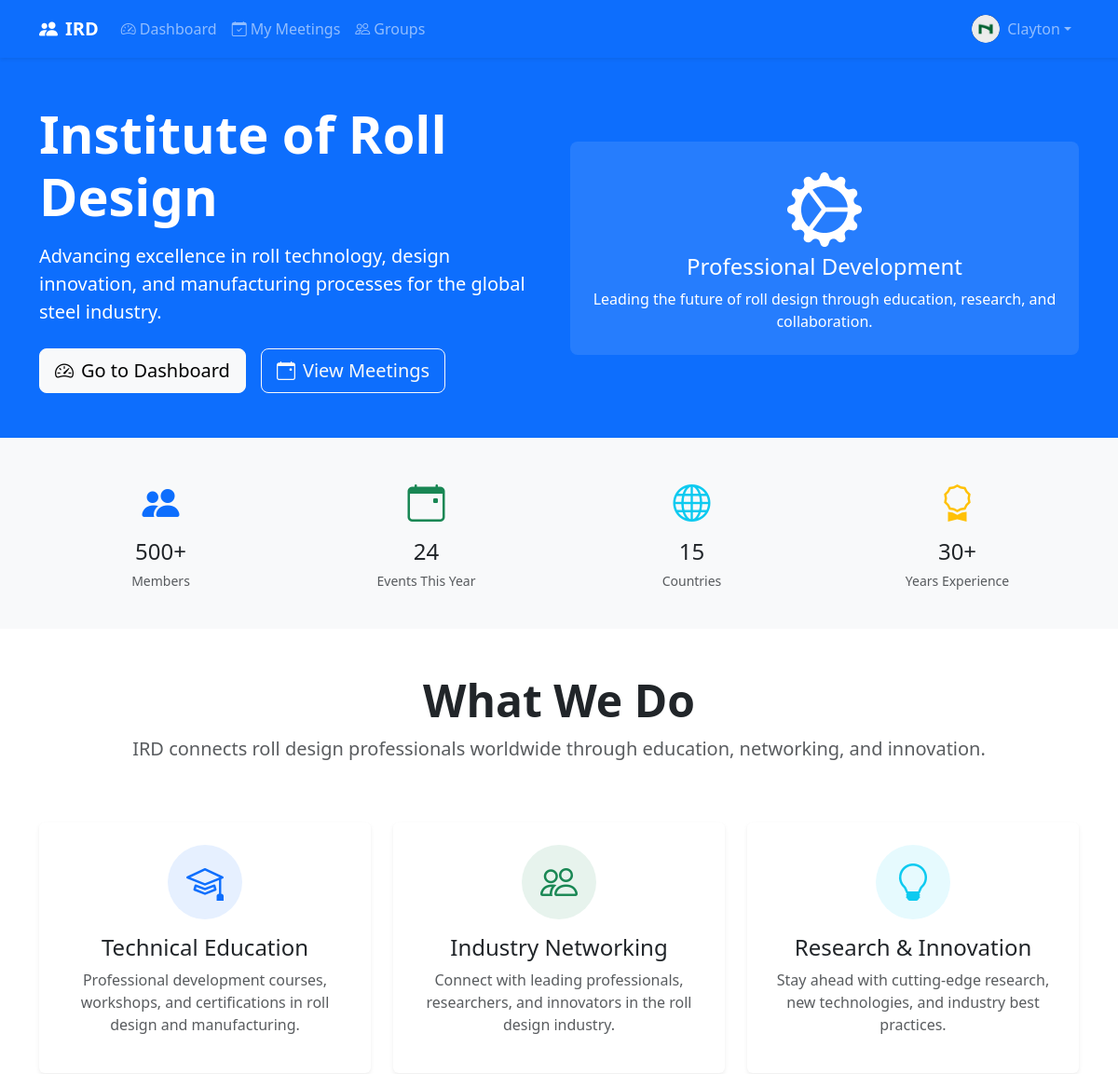
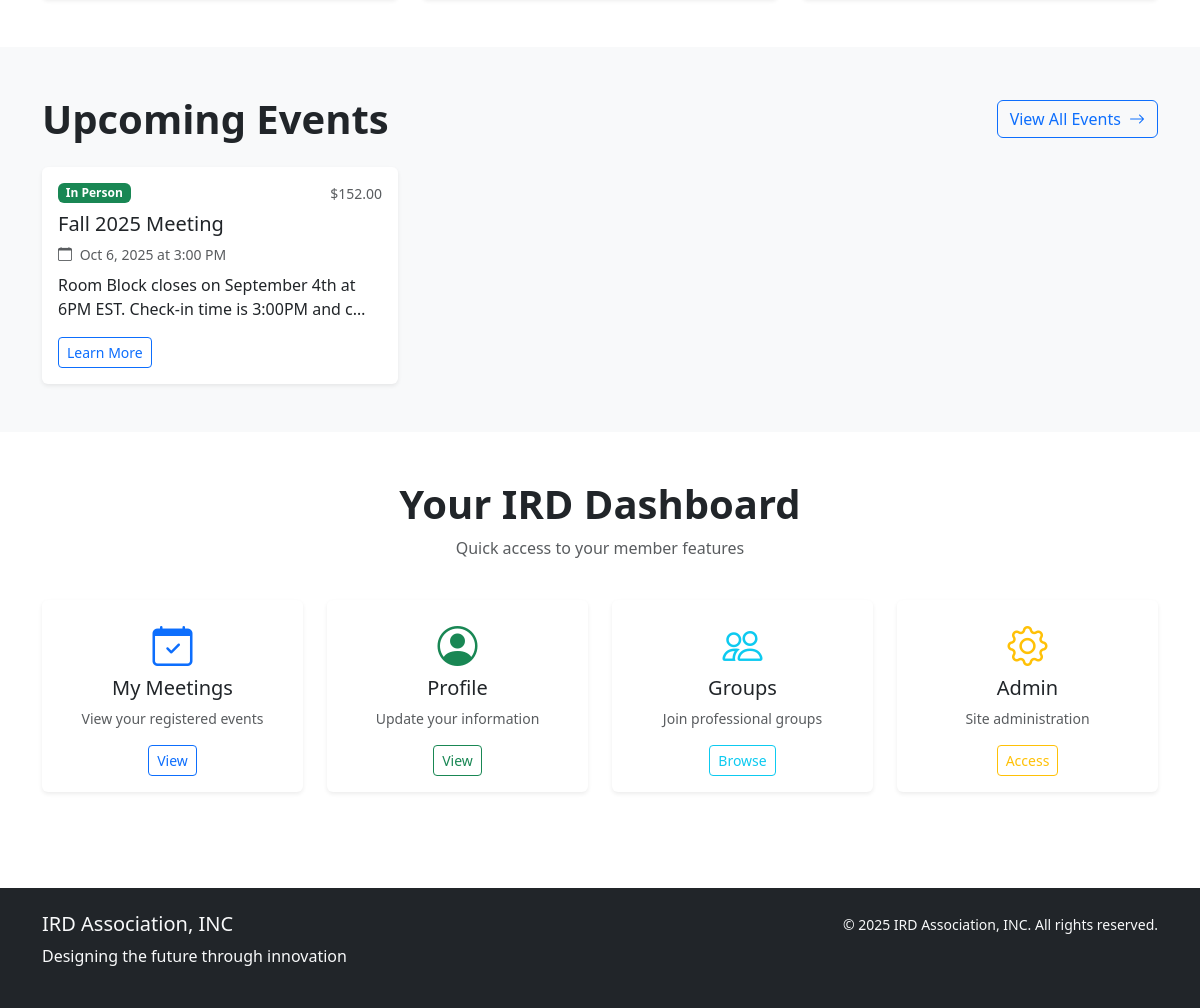
The app's page / (signed in) with its own data (2 pictures, top to bottom).
### accounts/models.py (models this page shows, shortened)
class CustomUser(AbstractUser):
    email = models.EmailField(unique=True, db_index=True)
    phone_regex = RegexValidator(
        regex=r'^\+?1?\d{9,15}$',
        message="Phone number must be entered in format: '+999999999'. Up to 15 digits allowed."
    )
    phone = models.CharField(validators=[phone_regex], max_length=17, blank=True)
    date_of_birth = models.DateField(null=True, blank=True)
    bio = models.TextField(max_length=500, blank=True)
    profile_picture = models.ImageField(upload_to='profiles/', blank=True)
    is_premium_member = models.BooleanField(default=False, db_index=True)
    membership_start_date = models.DateField(null=True, blank=True)
    membership_end_date = models.DateField(null=True, blank=True)
    created_at = models.DateTimeField(auto_now_add=True)
    updated_at = models.DateTimeField(auto_now=True)
    USERNAME_FIELD = 'email'
    REQUIRED_FIELDS = ['username']

### meetings/models.py (models this page shows, shortened)
class Meeting(models.Model):
    MEETING_TYPES = [
        ('online', 'Online'),
        ('in_person', 'In Person'),
        ('hybrid', 'Hybrid'),
    ]
    STATUS_CHOICES = [
        ('draft', 'Draft'),
        ('published', 'Published'),
        ('cancelled', 'Cancelled'),
        ('completed', 'Completed'),
    ]
    title = models.CharField(max_length=200, db_index=True)
    slug = models.SlugField(unique=True, max_length=200, blank=True)
    description = models.TextField()
    meeting_type = models.CharField(max_length=20, choices=MEETING_TYPES)
    status = models.CharField(max_length=20, choices=STATUS_CHOICES, default='draft')
    start_datetime = models.DateTimeField(db_index=True)
    end_datetime = models.DateTimeField()
    location = models.CharField(max_length=200, blank=True)
    online_link = models.URLField(blank=True)
    max_attendees = models.PositiveIntegerField(null=True, blank=True)
    price = models.DecimalField(max_digits=10, decimal_places=2, default=0)
    is_members_only = models.BooleanField(default=False)
    group = models.ForeignKey(Group, on_delete=models.CASCADE, null=True, blank=True)
    created_by = models.ForeignKey(settings.AUTH_USER_MODEL, on_delete=models.CASCADE)
    created_at = models.DateTimeField(auto_now_add=True)

### core/views.py (the view)
# urls.py: path('', views.home, name='home'),
def home(request):
    upcoming_meetings = Meeting.objects.filter(
        status='published',
        start_datetime__gte=timezone.now()
    ).order_by('start_datetime')[:3]
    context = {
        'upcoming_meetings': upcoming_meetings,
    }
    return render(request, 'core/home.html', context)

### templates/core/home.html (shortened to what this page needs)
{% extends 'base/base.html' %}
{% block content %}
<div class="bg-primary text-white py-5">
    <div class="container">
        <div class="row align-items-center">
            <div class="col-lg-6">
                <h1 class="display-4 fw-bold mb-3">Institute of Roll Design</h1>
                <p class="lead mb-4">Advancing excellence in roll technology, design innovation, and manufacturing processes for the global steel industry.</p>
                <div class="d-flex gap-3 flex-wrap">
                    {% if user.is_authenticated %}
                        <a href="{% url 'core:dashboard' %}" class="btn btn-light btn-lg">
                            <i class="bi bi-speedometer2 me-2"></i>Go to Dashboard
                        </a>
                        <a href="{% url 'meetings:list' %}" class="btn btn-outline-light btn-lg">
                            <i class="bi bi-calendar-event me-2"></i>View Meetings
                        </a>
                    {% endif %}
                </div>
            </div>
            <div class="col-lg-6 text-center">
                <div class="bg-white bg-opacity-10 rounded-3 p-4 mt-4 mt-lg-0">
                    <i class="bi bi-gear-wide-connected display-1 mb-3"></i>
                    <h4>Professional Development</h4>
                    <p class="mb-0">Leading the future of roll design through education, research, and collaboration.</p>
                </div>
            </div>
        </div>
    </div>
</div>
<div class="bg-light py-4">
    <div class="container">
        <div class="row text-center">
            <div class="col-6 col-md-3">
                <div class="p-3">
                    <i class="bi bi-people-fill text-primary fs-1"></i>
                    <h4 class="mt-2 mb-1">500+</h4>
                    <small class="text-muted">Members</small>
                </div>
            </div>
            <div class="col-6 col-md-3">
                <div class="p-3">
                    <i class="bi bi-calendar-event text-success fs-1"></i>
                    <h4 class="mt-2 mb-1">24</h4>
                    <small class="text-muted">Events This Year</small>
                </div>
            </div>
            <div class="col-6 col-md-3">
                <div class="p-3">
                    <i class="bi bi-globe text-info fs-1"></i>
                    <h4 class="mt-2 mb-1">15</h4>
                    <small class="text-muted">Countries</small>
                </div>
            </div>
            <div class="col-6 col-md-3">
                <div class="p-3">
                    <i class="bi bi-award text-warning fs-1"></i>
                    <h4 class="mt-2 mb-1">30+</h4>
                    <small class="text-muted">Years Experience</small>
                </div>
            </div>
        </div>
    </div>
</div>
<div class="container py-5">
    <div class="row">
        <div class="col-12 text-center mb-5">
            <h2 class="display-5 fw-bold">What We Do</h2>
            <p class="lead text-muted">IRD connects roll design professionals worldwide through education, networking, and innovation.</p>
        </div>
    </div>
    <div class="row g-4">
        <div class="col-md-4">
            <div class="card h-100 border-0 shadow-sm">
                <div class="card-body text-center p-4">
                    <div class="bg-primary bg-opacity-10 rounded-circle d-inline-flex align-items-center justify-content-center mb-3" style="width: 80px; height: 80px;">
                        <i class="bi bi-mortarboard text-primary fs-1"></i>
                    </div>
                    <h4>Technical Education</h4>
                    <p class="text-muted">Professional development courses, workshops, and certifications in roll design and manufacturing.</p>
                </div>
            </div>
        </div>
        <div class="col-md-4">
            <div class="card h-100 border-0 shadow-sm">
                <div class="card-body text-center p-4">
                    <div class="bg-success bg-opacity-10 rounded-circle d-inline-flex align-items-center justify-content-center mb-3" style="width: 80px; height: 80px;">
                        <i class="bi bi-people text-success fs-1"></i>
                    </div>
                    <h4>Industry Networking</h4>
                    <p class="text-muted">Connect with leading professionals, researchers, and innovators in the roll design industry.</p>
                </div>
            </div>
        </div>
        <div class="col-md-4">
            <div class="card h-100 border-0 shadow-sm">
                <div class="card-body text-center p-4">
                    <div class="bg-info bg-opacity-10 rounded-circle d-inline-flex align-items-center justify-content-center mb-3" style="width: 80px; height: 80px;">
                        <i class="bi bi-lightbulb text-info fs-1"></i>
                    </div>
                    <h4>Research & Innovation</h4>
                    <p class="text-muted">Stay ahead with cutting-edge research, new technologies, and industry best practices.</p>
                </div>
            </div>
        </div>
    </div>
</div>
<div class="bg-light py-5">
    <div class="container">
        <div class="row align-items-center mb-4">
            <div class="col">
                <h2 class="display-6 fw-bold mb-0">Upcoming Events</h2>
            </div>
            <div class="col-auto">
                <a href="{% url 'meetings:list' %}" class="btn btn-outline-primary">
                    View All Events <i class="bi bi-arrow-right ms-1"></i>
                </a>
            </div>
        </div>
        {% if upcoming_meetings %}
            <div class="row g-4">
                {% for meeting in upcoming_meetings %}
                <div class="col-md-6 col-lg-4">
                    <div class="card h-100 border-0 shadow-sm">
                        <div class="card-body">
                            <div class="d-flex justify-content-between align-items-start mb-2">
                                <span class="badge bg-{% if meeting.meeting_type == 'online' %}info{% elif meeting.meeting_type == 'in_person' %}success{% else %}warning{% endif %}">
                                    {{ meeting.get_meeting_type_display }}
                                </span>
                                {% if meeting.price > 0 %}
                                    <small class="text-muted">${{ meeting.price }}</small>
                                {% else %}
                                    <small class="text-success fw-bold">Free</small>
                                {% endif %}
                            </div>
                            <h5 class="card-title">{{ meeting.title }}</h5>
                            <p class="text-muted small mb-2">
                                <i class="bi bi-calendar me-1"></i>
                                {{ meeting.start_datetime|date:"M j, Y" }} at {{ meeting.start_datetime|time:"g:i A" }}
                            </p>
                            <p class="card-text">{{ meeting.description|truncatechars:80 }}</p>
                            <a href="{% url 'meetings:detail' meeting.slug %}" class="btn btn-outline-primary btn-sm">
                                Learn More
                            </a>
                        </div>
                    </div>
                </div>
                {% endfor %}
            </div>
        {% else %}
            <div class="text-center py-4">
                <i class="bi bi-calendar-event text-muted display-4"></i>
                <h4 class="mt-3">No upcoming events yet</h4>
                <p class="text-muted">Check back soon for new workshops and conferences.</p>
            </div>
        {% endif %}
    </div>
</div>
{% if user.is_authenticated %}
<div class="container py-5">
    <div class="row">
        <div class="col-12 text-center mb-4">
            <h2 class="display-6 fw-bold">Your IRD Dashboard</h2>
            <p class="text-muted">Quick access to your member features</p>
        </div>
    </div>
    <div class="row g-4">
        <div class="col-md-3">
            <div class="card text-center h-100 border-0 shadow-sm">
                <div class="card-body">
                    <i class="bi bi-calendar-check text-primary fs-1 mb-3"></i>
                    <h5>My Meetings</h5>
                    <p class="text-muted small">View your registered events</p>
                    <a href="{% url 'meetings:my_meetings' %}" class="btn btn-outline-primary btn-sm">View</a>
                </div>
            </div>
        </div>
        <div class="col-md-3">
            <div class="card text-center h-100 border-0 shadow-sm">
                <div class="card-body">
                    <i class="bi bi-person-circle text-success fs-1 mb-3"></i>
                    <h5>Profile</h5>
                    <p class="text-muted small">Update your information</p>
                    <a href="{% url 'accounts:profile' %}" class="btn btn-outline-success btn-sm">View</a>
                </div>
            </div>
        </div>
        <div class="col-md-3">
            <div class="card text-center h-100 border-0 shadow-sm">
                <div class="card-body">
                    <i class="bi bi-people text-info fs-1 mb-3"></i>
                    <h5>Groups</h5>
                    <p class="text-muted small">Join professional groups</p>
                    <a href="#" class="btn btn-outline-info btn-sm">Browse</a>
                </div>
            </div>
        </div>
        <div class="col-md-3">
            <div class="card text-center h-100 border-0 shadow-sm">
                <div class="card-body">
                    <i class="bi bi-gear text-warning fs-1 mb-3"></i>
                    <h5>Admin</h5>
                    <p class="text-muted small">Site administration</p>
                    <a href="/admin/" class="btn btn-outline-warning btn-sm">Access</a>
                </div>
            </div>
        </div>
    </div>
</div>
{% endif %}
{% endblock %}

### templates/base/base.html (shortened to what this page needs)
<!DOCTYPE html>
<html lang="en">
  <head>
    <link
      href="https://cdn.jsdelivr.net/npm/bootstrap@5.3.2/dist/css/bootstrap.min.css"
      rel="stylesheet"
    />
    <link
      href="https://cdn.jsdelivr.net/npm/bootstrap-icons@1.11.0/font/bootstrap-icons.css"
      rel="stylesheet"
    />
  </head>
  <body>
    <nav class="navbar navbar-expand-lg navbar-dark bg-primary shadow-sm">
      <div class="container">
        <a class="navbar-brand fw-bold" href="{% url 'core:home' %}">
          <i class="bi bi-people-fill me-2"></i>IRD
        </a>
        <div class="collapse navbar-collapse" id="navbarNav">
          <ul class="navbar-nav me-auto">
            {% if user.is_authenticated %}
            <li class="nav-item">
              <a class="nav-link" href="{% url 'core:dashboard' %}">
                <i class="bi bi-speedometer2 me-1"></i>Dashboard
              </a>
            </li>
            <li class="nav-item">
              <a class="nav-link" href="{% url 'meetings:my_meetings' %}">
                <i class="bi bi-calendar-check me-1"></i>My Meetings
              </a>
            </li>
            <li class="nav-item">
              <a class="nav-link" href="#">
                <i class="bi bi-people me-1"></i>Groups
              </a>
            </li>
            {% endif %}
          </ul>
          <div class="navbar-nav ms-auto">
            {% if user.is_authenticated %}
            <li class="nav-item dropdown">
              <a
                class="nav-link dropdown-toggle d-flex align-items-center"
                href="#"
                data-bs-toggle="dropdown"
              >
                {% if user.profile_picture %}
                <img
                  src="{{ user.profile_picture.url }}"
                  width="30"
                  height="30"
                  class="rounded-circle me-2"
                />
                {% else %}
                <i class="bi bi-person-circle fs-5 me-2"></i>
                {% endif %} {{ user.first_name|default:user.username }}
              </a>
            </li>
            {% endif %}
          </div>
        </div>
      </div>
    </nav>
    <main class="container-fluid px-0">
      {% block content %} {% endblock %}
    </main>
    <footer class="bg-dark text-light py-4 mt-5">
      <div class="container">
        <div class="row">
          <div class="col-md-6">
            <h5>IRD Association, INC</h5>
            <p>Designing the future through innovation</p>
          </div>
          <div class="col-md-6 text-md-end">
            <small
              >© {% now "Y" %} IRD Association, INC. All rights reserved.</small
            >
          </div>
        </div>
      </div>
    </footer>
  </body>
</html>

### records on screen
CustomUser: profile_picture (picture), first_name "Clayton"
Meeting: meeting_type "In Person", price "152.00", title "Fall 2025 Meeting", start_datetime "Oct 6, 2025", start_datetime "3:00 PM", description "Room Block closes on September 4th at 6PM EST. Check-in time is 3:00PM and c…"
